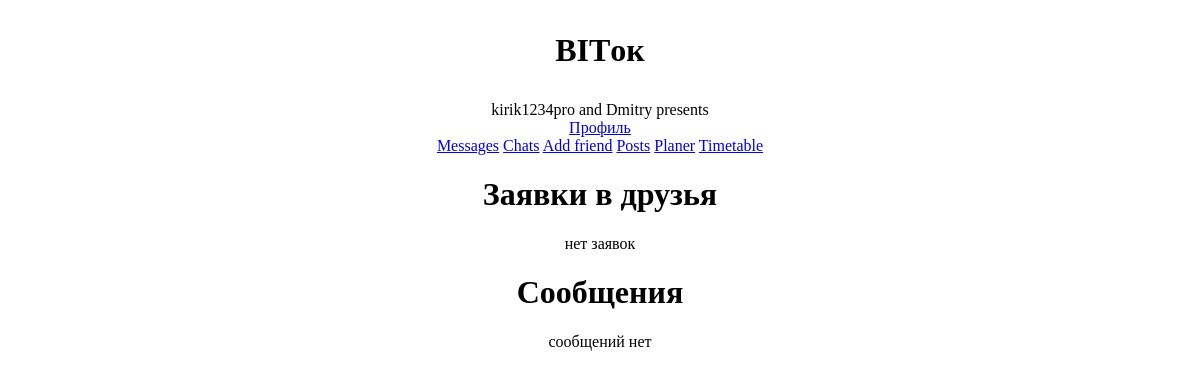
/main (signed in), run on an earlier commit of the app's database.
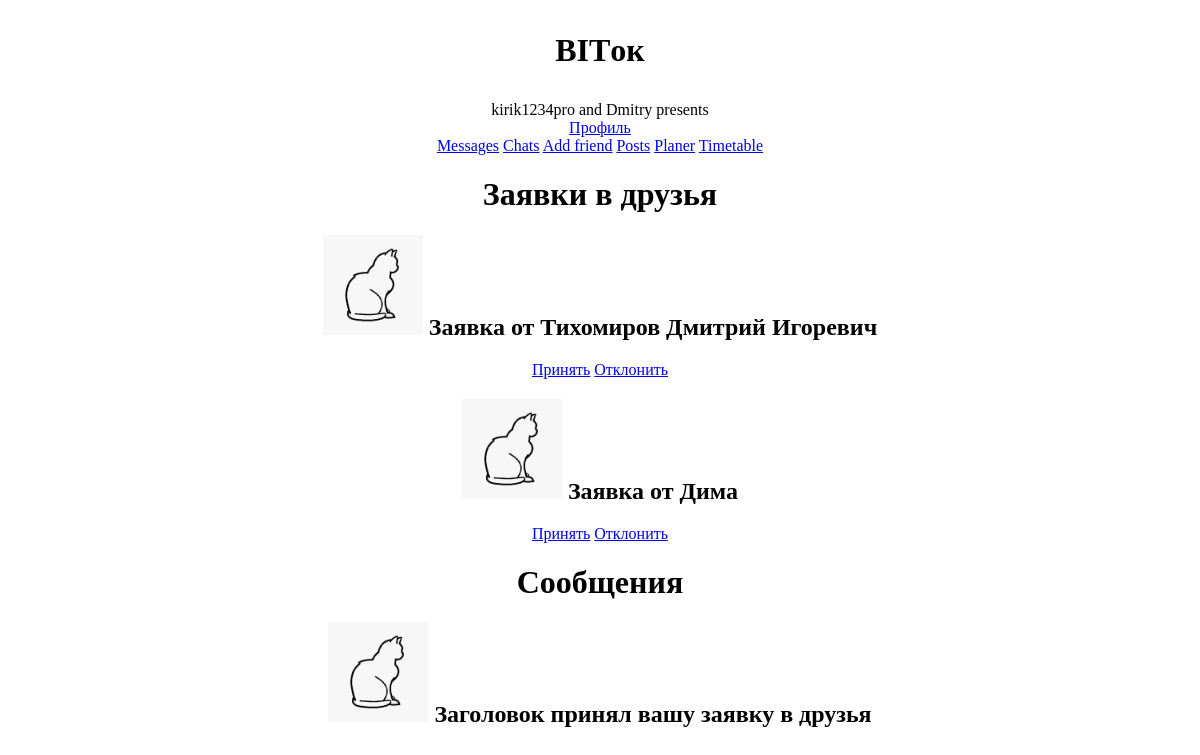
And on a later commit of the database.
### data/user.py (models this page shows, shortened)
class User(SqlAlchemyBase, UserMixin):
    __tablename__ = 'user'
    id = sqlalchemy.Column(sqlalchemy.Integer,
                           primary_key=True, autoincrement=True)
    name = sqlalchemy.Column(sqlalchemy.String, nullable=True)
    email = sqlalchemy.Column(sqlalchemy.String,
                              index=True, unique=True, nullable=True)
    hashed_password = sqlalchemy.Column(sqlalchemy.String, nullable=True)
    publications = sqlalchemy.Column(sqlalchemy.String, nullable=True)
    friends = sqlalchemy.Column(sqlalchemy.String, nullable=True)
    potential_friends = sqlalchemy.Column(sqlalchemy.String, nullable=True)
    photo = sqlalchemy.Column(sqlalchemy.String)
    messages = sqlalchemy.Column(sqlalchemy.String)
    messages_bad = sqlalchemy.Column(sqlalchemy.String)
    form = sqlalchemy.Column(sqlalchemy.String)
    role = sqlalchemy.Column(sqlalchemy.Integer)
    chats = sqlalchemy.Column(sqlalchemy.String)
    idstr = sqlalchemy.Column(sqlalchemy.String)
    current_form = sqlalchemy.Column(sqlalchemy.String)

### main.py (the view)
@app.route('/main')
def main():
    data = db_sess.query(Publication).filter(Publication.is_private == 0).all()
    print(data)
    data2 = db_sess.query(Publication).filter(Publication.is_private == 1).all()
    data2 = list(filter(lambda a: str(current_user.id) in db_sess.query(User).filter(
        User.id == a.author).first().friends or current_user.id == db_sess.query(User).filter(
        User.id == a.author).first().id, data2))
    print(data2)
    data += data2
    if current_user.potential_friends != '0':
        friends = list(map(lambda a: db_sess.query(User).filter(User.id == int(a)).first(),
                           current_user.potential_friends.split(',')))
    else:
        friends = []
    if current_user.messages != '0':
        messages = list(
            map(lambda a: db_sess.query(User).filter(User.id == int(a)).first(), current_user.messages.split(',')))
    else:
        messages = []
    if current_user.messages_bad != '0':
        messages_bad = list(
            map(lambda a: db_sess.query(User).filter(User.id == int(a)).first(), current_user.messages_bad.split(',')))
    else:
        messages_bad = []
    flag1 = False
    flag2 = False
    if not friends:
        flag1 = True
    if not messages and not messages_bad:
        flag2 = True
    return render_template('main.html', title='Главная страница', friends=friends, messages_bad=messages_bad,
                           messages=messages, flag1=flag1, flag2=flag2)

### data/db_session.py (called while the page is built)
def create_session() -> Session:
    global __factory
    return __factory()

### main.py (called while the page is built)
@login_manager.user_loader
def load_teacher(user_id):
    db_sess = db_session.create_session()
    return db_sess.query(User).get(user_id)

### templates/main.html (shortened to what this page needs)
{% extends "base.html" %}
{% block content %}
{% if current_user.is_authenticated %}
<center><h1>Заявки в друзья</h1></center>
{% if flag1 == False %}
    {% for item in friends%}
    <center>
        <div class="col-md6 border rounded">
            <h2><img src="/static/profile_photos/{{item.photo}}" width="100" height="100"> Заявка от {{item.name}}</h2>
            <a href="shadow1/{{item.id}}" class="btn btn-success">Принять</a>
            <a href="shadow2/{{item.id}}" class="btn btn-warning">Отклонить</a>
        </div>
    </center>
    {% endfor %}
{% else %}
    <center>нет заявок</center>
{% endif %}
<center><h1>Сообщения</h1></center>
{% if flag2 == False %}
    {% for item in messages%}
    <center>
        <div class="col-md6 border rounded">
            <h2><img src="/static/profile_photos/{{item.photo}}" width="100" height="100"> {{item.name}} принял вашу заявку
                в друзья</h2>
        </div>
    </center>
    {% endfor %}
{% else %}
    <center>сообщений нет</center>
{% endif %}
{% endif %}
{% endblock %}

### templates/base.html (shortened to what this page needs)
<!DOCTYPE html>
<html lang="en">
<head>
</head>
<body>
    <h1><p align="center">BITок</p></h1>
    <div>
        <center>kirik1234pro and Dmitry presents</center>
    </div>
        {% if current_user.is_authenticated %}
        <center><a class="navbar-brand" href="/profile">Профиль</a></center>
        <center>
            <a href="main" class="btn btn-primary">Messages</a>
            <a href="chats" class="btn btn-primary">Chats</a>
            <a href="add_friend" class="btn btn-primary">Add friend</a>
            <a href="posts" class="btn btn-primary">Posts</a>
            <a href="date" class="btn btn-primary">Planer</a>
            <a href="timetable" class="btn btn-primary">Timetable</a></center>
        {% else %}
        <center><p>
            <a class="btn btn-primary " href="/register">Зарегистрироваться</a>
            <a class="btn btn-success" href="/login">Войти</a>
        </p></center>
        {% endif %}
{% block content %}{% endblock %}
</body>
</html>

What changed in the data, as far as the page shows it:
added User: photo (picture), name "Тихомиров Дмитрий Игоревич", shown under "Заявки в друзья"
added User: photo (picture), name "Дима", shown under "Заявки в друзья"
now on this page (row edited): User: photo (picture), name "Заголовок", shown under "Сообщения"
Also different on the page:
text no longer shown: "нет заявок сообщений нет"
